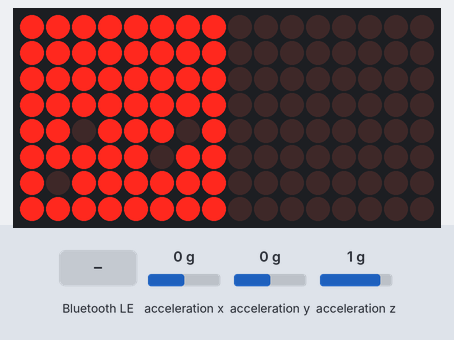
This program was run on a simulated MicroPython board. On the bench: 16×8 LED matrix. The test bench sets the inputs (shaded band); at power-on: acceleration x 0 g, acceleration y 0 g, acceleration z 1 g. Files the program writes start out absent; random numbers come from a fixed seed; nothing arrives over Bluetooth unless stated; files that are not in the repository are absent; library files of the repository ran but are not shown: max7219.py, MPU6050.py, matrixsand.py; what the program prints to the serial console is not drawn.

Above: at 1.2 s.
1.3 s: acceleration x set to -1.4 g
At 2.1 s:
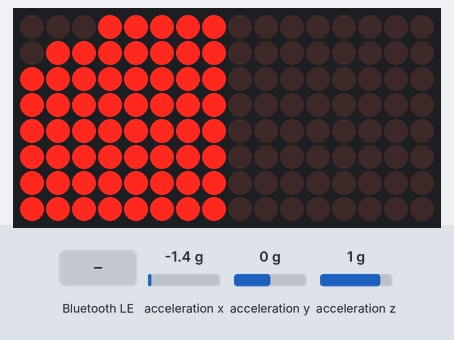
4.3 s: "anzahl" written over Bluetooth
At 5.4 s:
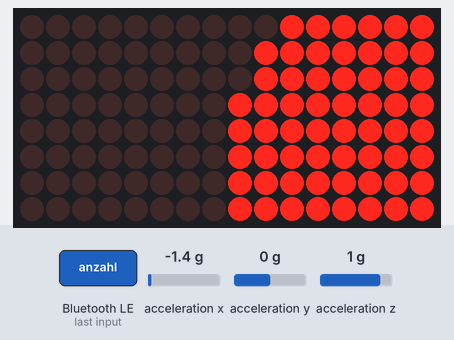
5.9 s: "dauer" written over Bluetooth
At 6.4 s:
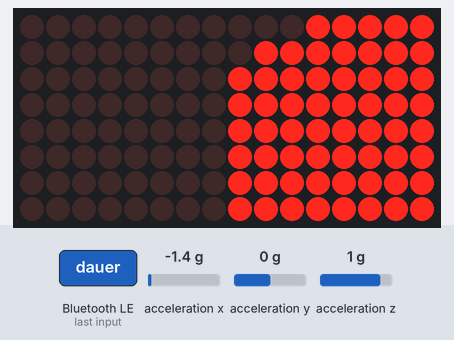
7.6 s: acceleration x set to 0.8 g
9.1 s: acceleration x set to 1.1 g
At 10.2 s:
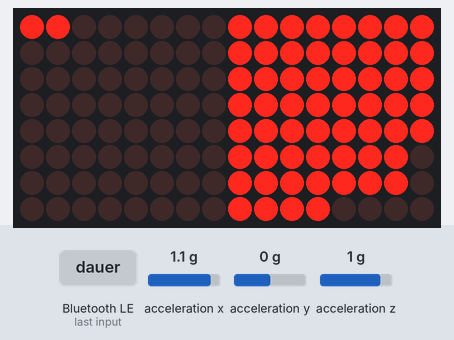
12.1 s: acceleration y set to -1.4 g
At 15.4 s:
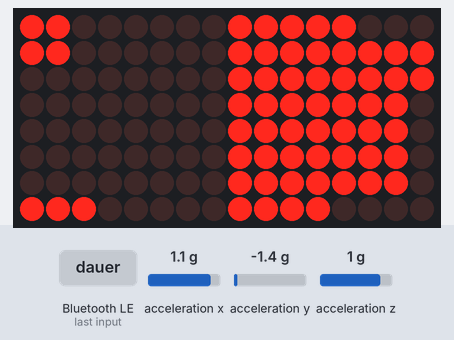
Timing chart, 0 to 16.1 s (numbered marks = the images above; inputs shaded):
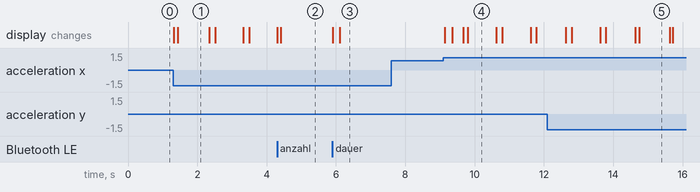

Measured:
- the behaviour switches between 0.9 and 1 g on acceleration x (found by bisection; images 3 and 4)
- after the input at 1.3 s, the display: first changes at once (image 1 shows a later state)
- after the input at 5.9 s, the display: first changes at once (image 3 shows a later state)
- after the input at 7.6 s, every drawn part: stays the same
- after the input at 9.1 s, the display: first changes at once (image 4 shows a later state)
- what the display in image 1 shows lasts 0.9 s, from 1.4 s to 2.3 s
- what the display in image 4 shows lasts 0.8 s, from 9.8 s to 10.6 s

The program:

main.py
```python
# #############################################################################
# Sanduhr / Hourglass
# created by using Google Gemini AI
# #############################################################################

import utime
import random
from machine import Pin, SPI, I2C
import ujson

# Libraries for asynchronous Bluetooth
import bluetooth
import aioble
import asyncio

# Required libraries
import max7219
import MPU6050
import matrixsand

# #############################################################################
# CONFIGURATION
# #############################################################################

# Default initial values (used only on the very first start or in case of an error)
DEFAULT_ANZAHL_SANDKOERNER = 60
DEFAULT_GESAMTDAUER_SEKUNDEN = 60
SETTINGS_FILE = "sanduhr_settings.json"

PHYSIK_UPDATE_INTERVALL_MS = 20

# UUIDs for the BLE Service
_SANDUHR_SERVICE_UUID = bluetooth.UUID("4A980000-8580-425B-A2A8-33353579C6F5")
_ANZAHL_CHAR_UUID = bluetooth.UUID("4A980001-8580-425B-A2A8-33353579C6F5")
_DAUER_CHAR_UUID = bluetooth.UUID("4A980002-8580-425B-A2A8-33353579C6F5")

# #############################################################################
# Hourglass Class
# #############################################################################

class Sanduhr:
    def __init__(self, display, sensor):
        self.display = display
        self.sensor = sensor

        self.anzahl_koerner = DEFAULT_ANZAHL_SANDKOERNER
        self.dauer_sekunden = DEFAULT_GESAMTDAUER_SEKUNDEN

        self.sand_kolben_1 = matrixsand.MatrixSand(8, 8)
        self.sand_kolben_2 = matrixsand.MatrixSand(8, 8)

        self.updated1 = False
        self.updated2 = False

        self.fall_intervall_ms = 0
        self.naechster_geplanter_fall = 0
        self.letzte_fallrichtung_positiv = True
        self.gefallene_koerner = 0
        self.letzter_print_zeitpunkt = 0

        self._initialisiere_hardware_und_sand()

    def _load_settings(self):
        """Tries to load the settings from a JSON file."""
        try:
            with open(SETTINGS_FILE, 'r') as f:
                settings = ujson.load(f)
                self.anzahl_koerner = settings.get('anzahl', DEFAULT_ANZAHL_SANDKOERNER)
                self.dauer_sekunden = settings.get('dauer', DEFAULT_GESAMTDAUER_SEKUNDEN)
                print(f"Settings loaded from '{SETTINGS_FILE}'.")
        except (OSError, ValueError):
            print(f"'{SETTINGS_FILE}' not found. Using default values.")
            self._save_settings() # Creates the file with default values

    def _save_settings(self):
        """Saves the current settings to a JSON file."""
        try:
            with open(SETTINGS_FILE, 'w') as f:
                ujson.dump({
                    'anzahl': self.anzahl_koerner,
                    'dauer': self.dauer_sekunden
                }, f)
            print(f"Settings saved to '{SETTINGS_FILE}'.")
        except OSError as e:
            print(f"Error saving settings: {e}")

    def _initialisiere_hardware_und_sand(self):
        self.sensor.wake()
        self.sensor.write_accel_range(0)
        self.sensor.write_lpf_range(0)
        self.display.brightness(1)
        self._load_settings() # Load settings right at the start
        self.reset_simulation()

    def _berechne_intervall(self):
        if self.anzahl_koerner > 0:
            self.fall_intervall_ms = (self.dauer_sekunden * 1000) / self.anzahl_koerner
        else:
            self.fall_intervall_ms = float('inf')
        print(f"New setting: {self.anzahl_koerner} grains, {self.dauer_sekunden}s. Interval: {self.fall_intervall_ms:.0f}ms")

    def reset_simulation(self):
        """Resets the hourglass, detects the orientation, and restarts the timer."""
        self._berechne_intervall()
        self.sand_kolben_1._grains = [False] * 64
        self.sand_kolben_2._grains = [False] * 64

        # Determine which bulb is currently on top
        try:
            ax, ay, _ = self.sensor.read_accel_data()
            yy = -ax + ay
            self.letzte_fallrichtung_positiv = yy > 0
        except Exception:
            self.letzte_fallrichtung_positiv = True # Default assumption in case of sensor error

        print(f"Start orientation detected: Bulb {'1 (A)' if self.letzte_fallrichtung_positiv else '2 (B)'} is on top.")

        # Select the BOTTOM bulb to fill it
        unterer_kolben = self.sand_kolben_2 if self.letzte_fallrichtung_positiv else self.sand_kolben_1

        moegliche_positionen = list(range(64))
        for _ in range(self.anzahl_koerner):
            if not moegliche_positionen: break
            wahl_index = random.randint(0, len(moegliche_positionen) - 1)
            position = moegliche_positionen.pop(wahl_index)
            unterer_kolben[position % 8, position // 8] = True

        self.naechster_geplanter_fall = utime.ticks_add(utime.ticks_ms(), int(self.fall_intervall_ms))
        # Since the sand is at the bottom, no grains have "fallen" yet
        self.gefallene_koerner = 0
        self.updated1 = self.updated2 = False
        self._zeichne_sand()
        print(f"Hourglass reset with {sum(self.sand_kolben_1._grains) + sum(self.sand_kolben_2._grains)} grains.")

    def set_anzahl_koerner(self, anzahl):
        self.anzahl_koerner = max(1, min(60, anzahl))
        self._save_settings() # Save on change
        self.reset_simulation()

    def set_dauer_sekunden(self, dauer):
        self.dauer_sekunden = max(5, min(3600, dauer))
        self._save_settings() # Save on change
        self.reset_simulation()

    def _zeichne_sand(self):
        self.display.fill(0)
        for x in range(8):
            for y in range(8):
                self.display.pixel(y, x, self.sand_kolben_1[x, y])
                self.display.pixel(y + 8, x, self.sand_kolben_2[x, y])
        self.display.show()

    def _update_simulation(self):
        """
        Performs a simulation step.
        This method now corresponds exactly to the logic from sanduhr3.py
        """
        try:
            ax, ay, az = self.sensor.read_accel_data()
        except Exception:
            return False

        xx = -ax - ay
        yy = -ax + ay

        transfer_erfolgt = False

        # Flip detection and timer reset
        aktuelle_richtung_positiv = yy > 0
        if aktuelle_richtung_positiv != self.letzte_fallrichtung_positiv:
            self.naechster_geplanter_fall = utime.ticks_add(utime.ticks_ms(), int(self.fall_intervall_ms))
            self.gefallene_koerner = sum(self.sand_kolben_2._grains) if aktuelle_richtung_positiv else sum(self.sand_kolben_1._grains)
            self.letzte_fallrichtung_positiv = aktuelle_richtung_positiv

        jetzt = utime.ticks_ms()
        if utime.ticks_diff(jetzt, self.naechster_geplanter_fall) > 0:
            if yy > 0.8 and self.sand_kolben_1[7,7] and not self.sand_kolben_2[0,0]:
                self.sand_kolben_1[7,7] = False; self.sand_kolben_2[0,0] = True
                transfer_erfolgt = True
            elif yy < -0.8 and self.sand_kolben_2[0,0] and not self.sand_kolben_1[7,7]:
                self.sand_kolben_2[0,0] = False; self.sand_kolben_1[7,7] = True
                transfer_erfolgt = True

            if transfer_erfolgt:
                self.naechster_geplanter_fall = utime.ticks_add(self.naechster_geplanter_fall, int(self.fall_intervall_ms))
                self.gefallene_koerner += 1

        updated1 = self.sand_kolben_1.iterate((xx, yy, az))
        updated2 = self.sand_kolben_2.iterate((xx, yy, az))
        return updated1 or updated2 or transfer_erfolgt

    async def run_logic(self):
        while True:
            if self._update_simulation():
                self._zeichne_sand()

            jetzt = utime.ticks_ms()
            if utime.ticks_diff(jetzt, self.letzter_print_zeitpunkt) > 250:
                verbleibende_ms = utime.ticks_diff(self.naechster_geplanter_fall, jetzt)
                if verbleibende_ms < 0: verbleibende_ms = 0

                koerner_im_oberen_kolben = self.anzahl_koerner - self.gefallene_koerner
                if koerner_im_oberen_kolben <= 0:
                     print(f"Hourglass has run out.                                       \r", end="")
                else:
                     print(f"Next grain ({self.gefallene_koerner + 1}/{self.anzahl_koerner}) falls in: {verbleibende_ms / 1000:.1f}s   \r", end="")

                self.letzter_print_zeitpunkt = jetzt

            await asyncio.sleep_ms(PHYSIK_UPDATE_INTERVALL_MS)

# #############################################################################
# Asynchronous BLE Logic
# #############################################################################

sanduhr_service = aioble.Service(_SANDUHR_SERVICE_UUID)
anzahl_char = aioble.Characteristic(sanduhr_service, _ANZAHL_CHAR_UUID, read=True, write=True, notify=True, capture=True)
dauer_char = aioble.Characteristic(sanduhr_service, _DAUER_CHAR_UUID, read=True, write=True, notify=True, capture=True)
aioble.register_services(sanduhr_service)

async def peripheral_task(sanduhr_obj):
    print("Starting BLE server...")
    while True:
        try:
            async with await aioble.advertise(
                250000, name="Sanduhr", services=[_SANDUHR_SERVICE_UUID]
            ) as connection:
                print(f"Connection established from: {connection.device}")
                print("Sending current state to the app...")

                anzahl_data = sanduhr_obj.anzahl_koerner.to_bytes(4, 'little')
                anzahl_char.write(anzahl_data, send_update=True)
                await asyncio.sleep_ms(50)

                dauer_data = sanduhr_obj.dauer_sekunden.to_bytes(4, 'little')
                dauer_char.write(dauer_data, send_update=True)

                print("Current state sent.")
                await connection.disconnected()
                print(f"Connection to {connection.device} lost.")

        except asyncio.CancelledError:
            return
        except Exception as e:
            print(f"Error in peripheral task: {e}")
            await asyncio.sleep_ms(2000)

async def anzahl_write_handler(sanduhr_obj):
    while True:
        try:
            _, data = await anzahl_char.written()
            neue_anzahl = int.from_bytes(data, 'little')
            print(f"\nBLE: Received new grain count: {neue_anzahl}")
            sanduhr_obj.set_anzahl_koerner(neue_anzahl)
        except Exception: await asyncio.sleep_ms(100)

async def dauer_write_handler(sanduhr_obj):
    while True:
        try:
            _, data = await dauer_char.written()
            neue_dauer = int.from_bytes(data, 'little')
            print(f"\nBLE: Received new duration: {neue_dauer}")
            sanduhr_obj.set_dauer_sekunden(neue_dauer)
        except Exception: await asyncio.sleep_ms(100)

# #############################################################################
# MAIN PROGRAM (Asynchronous)
# #############################################################################

async def main():
    spi = SPI(1, baudrate=10000000, sck=Pin(8), mosi=Pin(10))
    cs = Pin(9, Pin.OUT)
    i2c = I2C(0, sda=Pin(6), scl=Pin(7), freq=400000)
    display = max7219.Matrix8x8(spi, cs, 2)
    mpu = MPU6050.MPU6050(i2c)

    # The constructor is now called without initial values, as they are loaded
    sanduhr = Sanduhr(display=display, sensor=mpu)

    try:
        await asyncio.gather(
            sanduhr.run_logic(),
            peripheral_task(sanduhr),
            anzahl_write_handler(sanduhr),
            dauer_write_handler(sanduhr)
        )
    except KeyboardInterrupt:
        print("Program is being terminated.")
    finally:
        display.fill(0)
        display.show()

if __name__ == "__main__":
    try:
        asyncio.run(main())
    except KeyboardInterrupt:
        print("Program stopped.")
```
